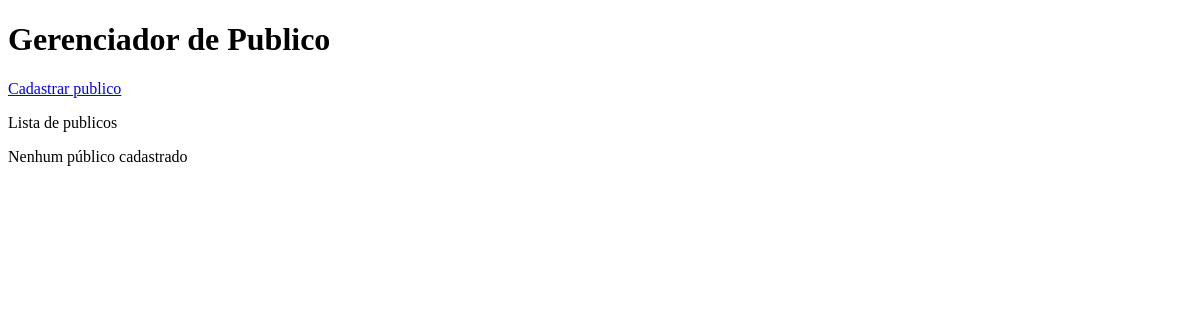
The app's page /publicos/, older data.
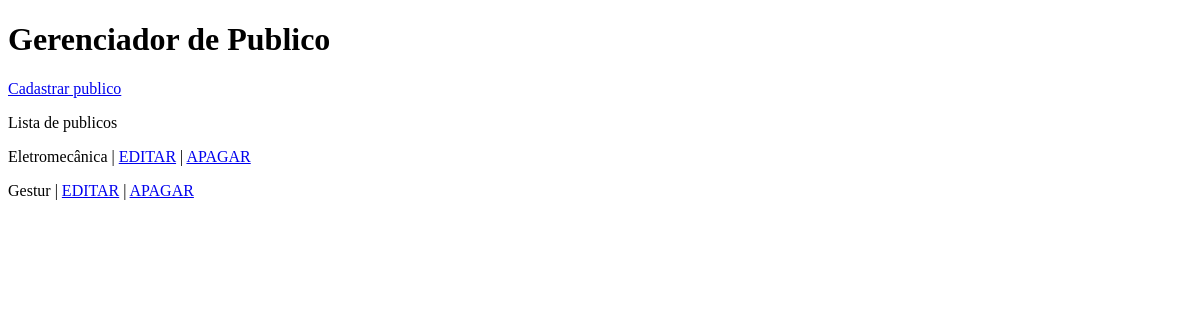
The same page, newer data.
### core/models.py (models this page shows)
class Publico (models.Model):
    nome = models.CharField('Publico', max_length=50)

### core/views.py (the view)
# urls.py: path('publicos/', publicos, name='publicos'),
def publicos(request):
    publico = Publico.objects.all()
    contexto = {
        'lista_publicos': publico
    }
    return render(request, 'Bruno_Gomes/publicos.html', contexto)

### core/templates/Bruno_Gomes/publicos.html (shortened to what this page needs)
<!DOCTYPE html>
<html lang="pt-br">
<head>
</head>
<body>
    <h1>Gerenciador de Publico</h1>
    <a href="{% url 'publico_cadastro' %}">Cadastrar publico</a>
    <p>Lista de publicos</p>
    {% for publico in lista_publicos %}
        <p>{{  publico.nome }}
            | <a href="{% url 'publico_editar' publico.id %}">EDITAR</a>
            | <a href="{% url 'publico_remover' publico.id %}">APAGAR</a></p>
        {% empty %}
        <p>Nenhum público cadastrado</p>
    {% endfor %}
</body>
</html>

Row changes from the older to the newer data that the page shows:
added Publico: nome "Eletromecânica"
added Publico: nome "Gestur"
Text that changed along with them:
text no longer shown: "Nenhum público cadastrado"
